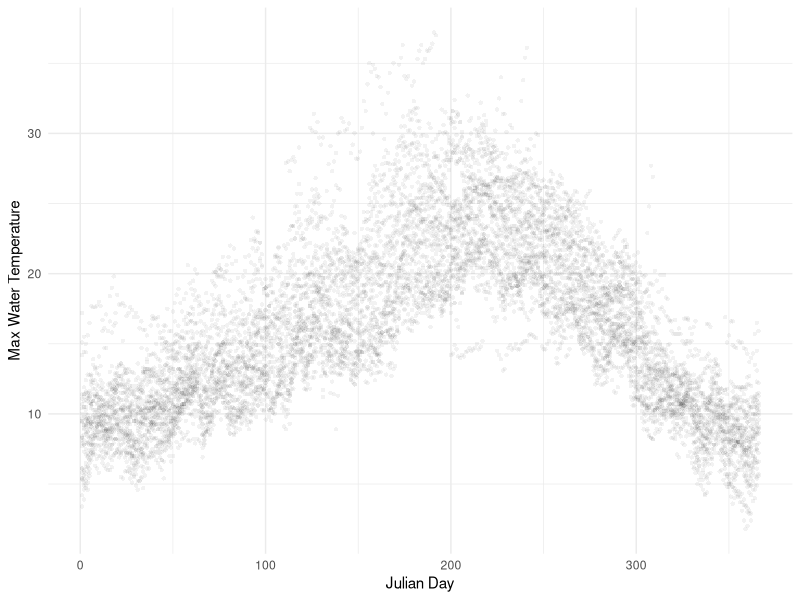
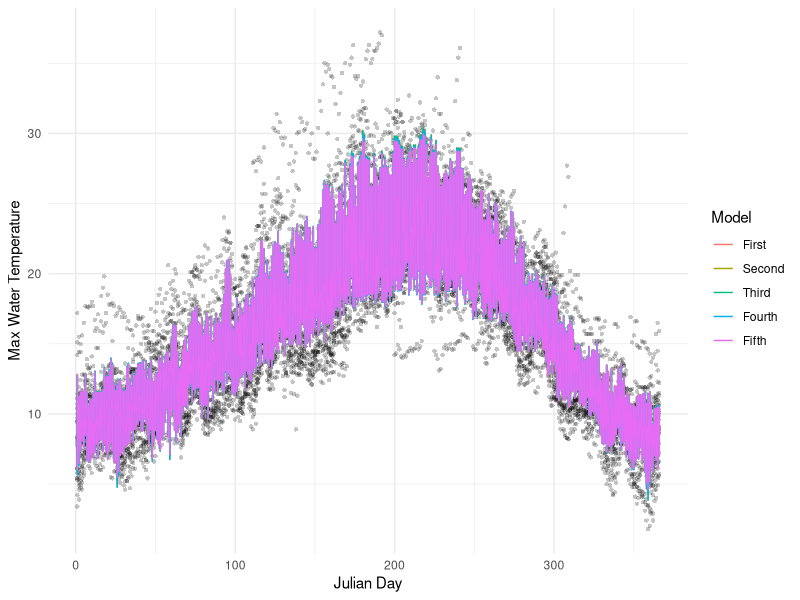
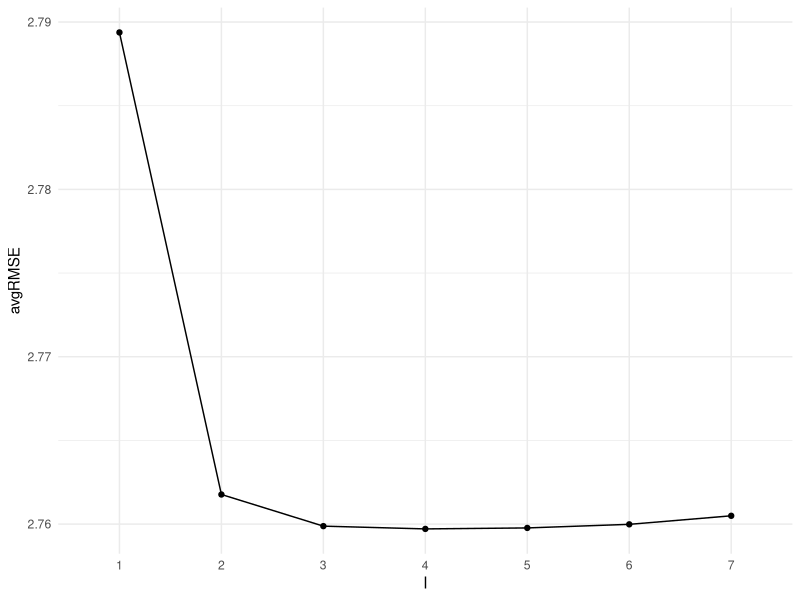
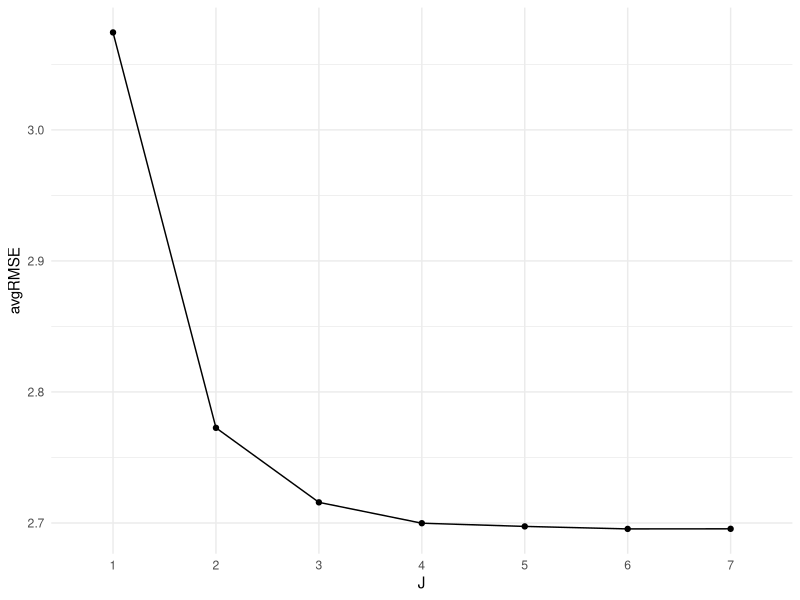
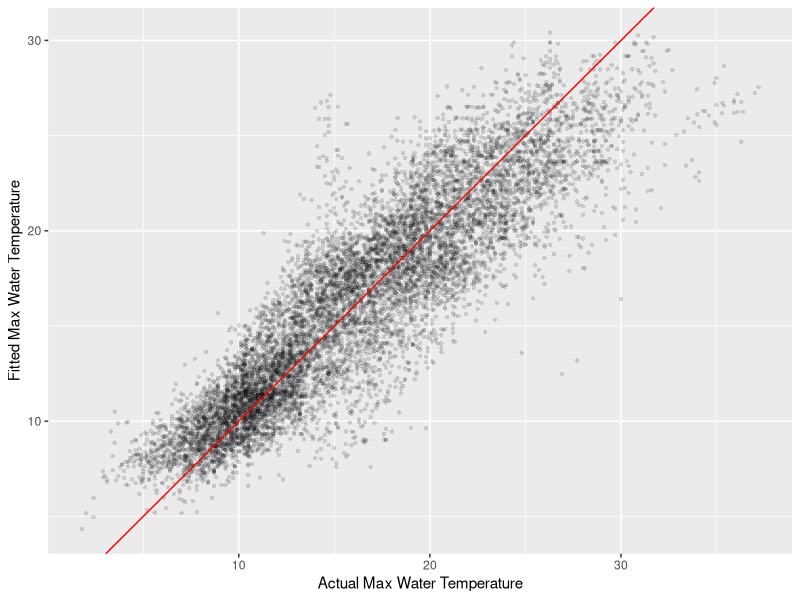
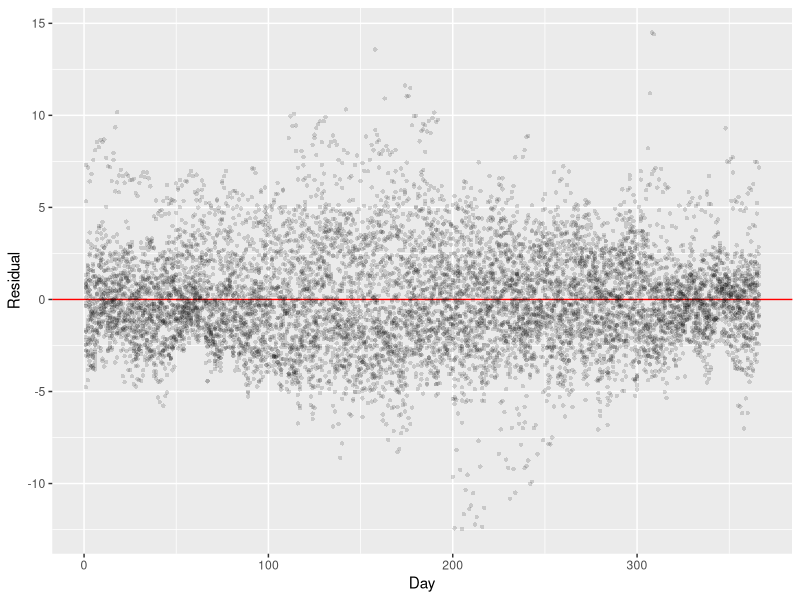

Write R code to recreate these figures, in order.
## ---- chunk 1
options(scipen=999)
knitr::opts_chunk$set(echo = TRUE)
library(tidyverse)
library(modelr)
library(broom)
library(purrr)
## ---- chunk 2
DATA=na.omit(read_csv("AirWaterTemp.csv"))
glimpse(DATA)
## ---- chunk 3
set.seed(216) #DO NOT CHANGE

DATA2 = DATA %>% group_by(L) %>% crossv_kfold(10) 


head(DATA2) #DO NOT CHANGE
## ---- chunk 4
x=c(1,3,4) #DO NOT CHANGE
y=c(0,0,0) #DO NOT CHANGE

RMSE.func = function(actual, predict){
  mse = mean((actual - predict)^2, na.rm = T)
  rmse = sqrt(mse)
  return(rmse)
}
  

RMSE.func(actual=x,predict=y) #DO NOT CHANGE
## ---- chunk 5
train.model.func=function(data,I,J){
  mod=lm(W~poly(A,I)+poly(D,J),data=data)
  return(mod)
}
## ---- chunk 6
OUT.RMSE=matrix(NA,7,7) #DO NOT CHANGE

for(row in 1:nrow(OUT.RMSE)){
  for(col in 1:ncol(OUT.RMSE)){
    DATA3 = DATA2 %>% mutate(tr.model=map(train, train.model.func,row, col)) 
    DATA4 = DATA3 %>% mutate(predict=map2(test,tr.model,~augment(.y,newdata=.x))) %>% select(predict) %>% unnest()
    OUT.RMSE[row, col] = RMSE.func(actual = DATA4$W, predict = DATA4$.fitted);
  }
}

print(OUT.RMSE) #DO NOT CHANGE
## ---- chunk 7
OUT.RMSE2=as.tibble(OUT.RMSE) %>% 
  mutate(I=1:7) %>% 
  rename(`1`=V1,`2`=V2,`3`=V3,`4`=V4,`5`=V5,`6`=V6,`7`=V7) %>%
  select(I,everything()) %>%
  gather(`1`:`7`,key="J",value="RMSE",convert=T) %>%
  mutate(I=as.factor(I),J=as.factor(J))
  head(OUT.RMSE2)
## ---- chunk 8
BEST5.RMSE = OUT.RMSE2 %>% arrange(RMSE)
BEST5.RMSE = BEST5.RMSE[1:5,]
head(BEST5.RMSE) #DO NOT CHANGE
## ---- chunk 9
ggplot(DATA) +
  geom_point(aes(x=D,y=W),alpha=0.05,stroke=0) +
  theme_minimal() +
  xlab("Julian Day")+
  ylab("Max Water Temperature")
## ---- chunk 10
BEST5.DATA=DATA %>%
            mutate(First=predict(lm(W~poly(A,as.numeric(BEST5.RMSE$I[1]))+poly(D,as.numeric(BEST5.RMSE$J[1])),data=DATA)),
                   Second=predict(lm(W~poly(A,as.numeric(BEST5.RMSE$I[2]))+poly(D,as.numeric(BEST5.RMSE$J[2])),data=DATA)),
                   Third=predict(lm(W~poly(A,as.numeric(BEST5.RMSE$I[3]))+poly(D,as.numeric(BEST5.RMSE$J[3])),data=DATA)),
                   Fourth=predict(lm(W~poly(A,as.numeric(BEST5.RMSE$I[4]))+poly(D,as.numeric(BEST5.RMSE$J[4])),data=DATA)),
                   Fifth=predict(lm(W~poly(A,as.numeric(BEST5.RMSE$I[5]))+poly(D,as.numeric(BEST5.RMSE$J[5])),data=DATA)))
## ---- chunk 11
BEST5.DATA2 = BEST5.DATA %>% gather('First', 'Second', 'Third', 'Fourth', 'Fifth', key = "Model", value = "Predict", factor_key = T)

head(BEST5.DATA2) #DO NOT CHANGE
## ---- chunk 12
ggplot(BEST5.DATA2) +
  geom_point(aes(x=D,y=W),alpha=0.05,stroke=0) +
  geom_line(aes(x=D, y=Predict, color = Model)) +
  theme_minimal() +
  xlab("Julian Day")+
  ylab("Max Water Temperature")
## ---- chunk 13
OUT.RMSE2 %>% 
  group_by(I) %>% 
  summarize(avgRMSE=mean(RMSE))%>%
  ungroup() %>%
    ggplot() +
    geom_point(aes(x=I,y=avgRMSE))+
    geom_line(aes(x=I,y=avgRMSE,group=1)) +
    theme_minimal()

OUT.RMSE2 %>% 
  group_by(J) %>% 
  summarize(avgRMSE=mean(RMSE))%>%
  ungroup() %>%
    ggplot() +
    geom_point(aes(x=J,y=avgRMSE))+
    geom_line(aes(x=J,y=avgRMSE,group=1)) +
    theme_minimal()
## ---- chunk 14
BEST.func=function(data){
  data[which.min(data$RMSE),] %>% select(I,J)
}

BEST.CHOICE=BEST.func(data=OUT.RMSE2) #DO NOT CHANGE
print(BEST.CHOICE) #DO NOT CHANGE
## ---- chunk 15
ggplot(DATA)+geom_point(aes(x = W, y = predict(train.model.func(DATA,3,6))), alpha=0.15,stroke=0) + xlab("Actual Max Water Temperature")+ylab("Fitted Max Water Temperature") + geom_abline(intercept = 0,slope = 1, color = "red")
## ---- chunk 16
ggplot(DATA) + geom_hline(yintercept = 0, color = "red")+geom_point(aes(x = D, y = residuals(train.model.func(DATA,3,6))), alpha=0.15,stroke=0) + xlab("Day")+ylab("Residual")
